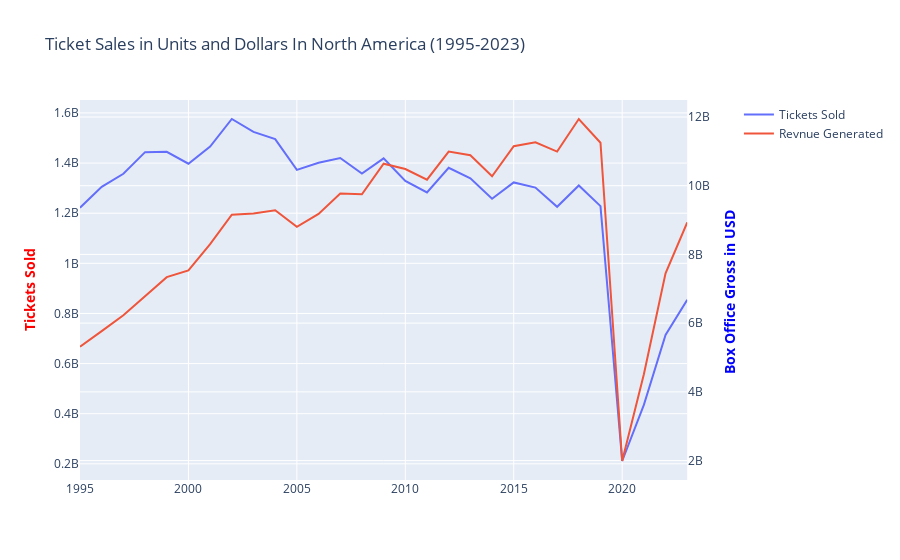

Notebook source saved alongside this figure:
### Code cell
# Create figure with secondary y-axis
fig = make_subplots(specs=[[{"secondary_y": True}]])

# Add traces
fig.add_trace(
    go.Scatter(x=df['Year'], y=df['Tickets Sold'], name="Tickets Sold"),
    secondary_y=False,
)

fig.add_trace(
    go.Scatter(x=df['Year'], y=df['Total Box Office'], name="Revnue Generated"),
    secondary_y=True,
)

# Add figure title
fig.update_layout(
    title_text="Ticket Sales in Units and Dollars In North America (1995-2023)"
)


# Set y-axes titles
fig.update_yaxes(title_text='<b>Tickets Sold</b>', secondary_y=False,title_font_color='red')
fig.update_yaxes(title_text="<b>Box Office Gross in USD </b>", secondary_y=True,title_font_color="blue")

fig.show()

### Figure 1 — Plotly figure (JSON) as saved in the notebook; plotly's stock layout.template omitted (floating-point values rounded to 4 significant figures)
{"data": [{"name": "Tickets Sold", "type": "scatter", "x": [2023, 2022, 2021, 2020, 2019, 2018, 2017, 2016, 2015, 2014, 2013, 2012, 2011, 2010, 2009, 2008, 2007, 2006, 2005, 2004, 2003, 2002, 2001, 2000, 1999, 1998, 1997, 1996, 1995], "xaxis": "x", "y": [854781490, 714193966, 435060057, 211327752, 1228094766, 1310749109, 1225559192, 1302231438, 1322709088, 1257725514, 1339138087, 1380857453, 1282968788, 1328740714, 1418567388, 1358049103, 1420070454, 1401392669, 1372980280, 1495310788, 1524589620, 1575756527, 1465875103, 1397460079, 1444664086, 1443554850, 1357384690, 1305224361, 1221735652], "yaxis": "y"}, {"name": "Revnue Generated", "type": "scatter", "x": [2023, 2022, 2021, 2020, 2019, 2018, 2017, 2016, 2015, 2014, 2013, 2012, 2011, 2010, 2009, 2008, 2007, 2006, 2005, 2004, 2003, 2002, 2001, 2000, 1999, 1998, 1997, 1996, 1995], "xaxis": "x", "y": [8932466573, 7450408034, 4512962921, 1987835347, 11249350669, 11940926930, 10993268770, 11264305196, 11150440648, 10275620586, 10887195617, 10991628285, 10173944939, 10483766514, 10639257284, 9750794626, 9770087282, 9179124447, 8800805718, 9285881957, 9193277289, 9155147215, 8296854718, 7532311479, 7338894852, 6770273245, 6230396618, 5769092462, 5314550785], "yaxis": "y2"}], "layout": {"title": {"text": "Ticket Sales in Units and Dollars In North America (1995-2023)"}, "xaxis": {"anchor": "y", "domain": [0, 0.94]}, "yaxis": {"anchor": "x", "domain": [0, 1], "title": {"font": {"color": "red"}, "text": "<b>Tickets Sold</b>"}}, "yaxis2": {"anchor": "x", "overlaying": "y", "side": "right", "title": {"font": {"color": "blue"}, "text": "<b>Box Office Gross in USD </b>"}}}}
